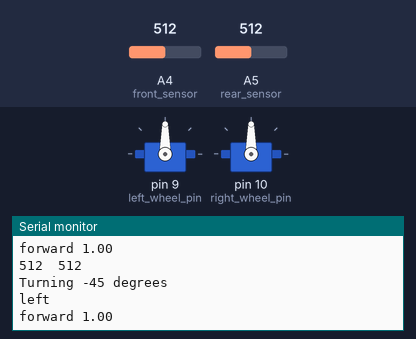
Recording of a sketch running on a simulated Arduino Uno, built with avr-gcc and run on an emulated ATmega328P. Parts: 2 × servo, the last lines printed to the serial monitor. The inputs (shaded band) are chosen by the test bench; at power-on: A5 (rear_sensor) = 512, A4 (front_sensor) = 512. Random numbers use the default seed unless the sketch sets one.

Above: at 3.5 s.
3.6 s: A5 (rear_sensor) set to 132
At 3.87 s:
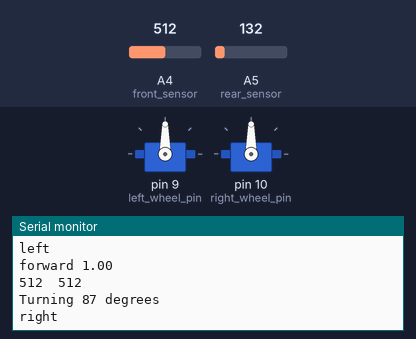
5.1 s: A5 (rear_sensor) set to 116
At 5.23 s:
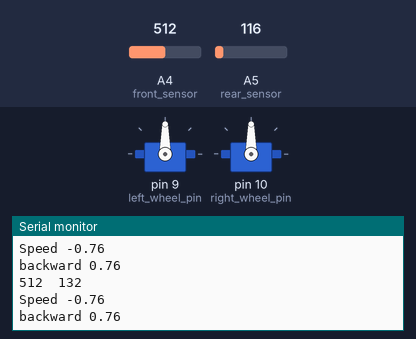
Timing chart, 0 to 8.1 s (numbered marks = the images above; inputs shaded):
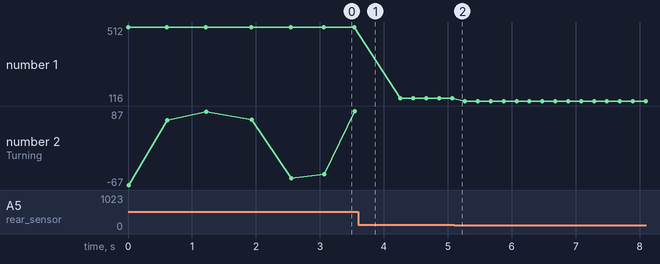

The sketch:

confuser.ino
```cpp
#include <Servo.h>

// Sharp IR distance sensors work fine here.
int front_sensor = 18; /* Analog pin 4 */
int rear_sensor = 19; /* Analog pin 5 */

// Parallax continuous rotation servos.
int left_wheel_pin = 9;
int right_wheel_pin = 10;

Servo left_wheel;
Servo right_wheel;

/* In principle anything from 0-1023.  In practice, under 100 means
there is probably nothing in there, > 600 is very close. */

const int SENSOR_MAX = 600;
const int SENSOR_THRESHOLD = 100;

void setup()
{
  // initialize the serial communications:
  Serial.begin(9600);

  pinMode(front_sensor, INPUT);
  pinMode(rear_sensor, INPUT);

  left_wheel.attach(left_wheel_pin);
  right_wheel.attach(right_wheel_pin);
}

void ccw(Servo wheel, float speed)
{
  wheel.writeMicroseconds(1500 + 300 * speed);
}

void cw(Servo wheel, float speed)
{
  wheel.writeMicroseconds(1500 - 300 * speed);
}

void stop_servo(Servo wheel)
{
  wheel.writeMicroseconds(1500);
}

void stop()
{
  stop_servo(left_wheel);
  stop_servo(right_wheel);
}

void forward(float speed)
{
  Serial.print("forward ");
  Serial.print(speed);
  Serial.println();
  ccw(left_wheel, speed);
  cw(right_wheel, speed);
}

void backward(float speed)
{
  Serial.print("backward ");
  Serial.print(speed);
  Serial.println();
  cw(left_wheel, speed);
  ccw(right_wheel, speed);
}

void left(float speed)
{
  Serial.print("left");
  Serial.println();
  cw(right_wheel, speed);
  cw(left_wheel, speed);
}

void right(float speed)
{
  Serial.print("right");
  Serial.println();
  ccw(right_wheel, speed);
  ccw(left_wheel, speed);
}

float normalize_speed(float speed)
{
  if (speed < 0) {
    return 0;
  }

  if (speed > 1) {
    return 1;
  }

  return speed;
}

int get_turn_angle(float forward_speed, float backward_speed)
{
  if (forward_speed < 0.2 || backward_speed < 0.2) {
    // We do not need to turn.
    if (random(100) < 3) {
      // Turn a little bit at random every once in a while.
      return random(40) - 20;
    }
    return 0;
  }

  int angle = random(45) + 45;
  if (random(2) < 1) {
    return angle;
  } else {
    return -angle;
  }
}

void turn(int turn_angle)
{
  Serial.print("Turning ");
  Serial.print(turn_angle);
  Serial.print(" degrees");
  Serial.println();

  if (turn_angle > 0) {
    right(0.5);
  } else {
    left(0.5);
  }
  delay(6 * abs(turn_angle));
}

void loop()
{
  int front_value = analogRead(front_sensor);
  int rear_value = analogRead(rear_sensor);

  Serial.print(front_value);
  Serial.print("\t");
  Serial.print(rear_value);
  Serial.println();

  // What this does:
  //
  // if something in front, back up.
  // if something in back, go forward.
  // if something in both sides, turn and move for a short time.

  // Scale the sensor values to speed.
  float backward_speed = (float)(front_value - SENSOR_THRESHOLD) /
  (SENSOR_MAX - SENSOR_THRESHOLD);
  float forward_speed = (float)(rear_value - SENSOR_THRESHOLD) /
  (SENSOR_MAX - SENSOR_THRESHOLD);

  forward_speed = normalize_speed(forward_speed);
  backward_speed = normalize_speed(backward_speed);

  float turn_angle = get_turn_angle(forward_speed, backward_speed);

  if (turn_angle != 0) {
    turn(turn_angle);
    forward(1);
  } else {
    float speed = normalize_speed(forward_speed) -
       normalize_speed(backward_speed);
    Serial.print("Speed ");
    Serial.print(speed);
    Serial.println();

    if (speed < 0) {
      backward(-speed);
    } else {
      forward(speed);
    }
  }
  delay(200);
}
```

Measured:
- the behaviour switches between 122 and 121 on A5 (rear_sensor) (found by bisection; images 1 and 2)
- plotted number 1: 512 → 132 after the input at 3.6 s, 132 → 116 after the input at 5.1 s
